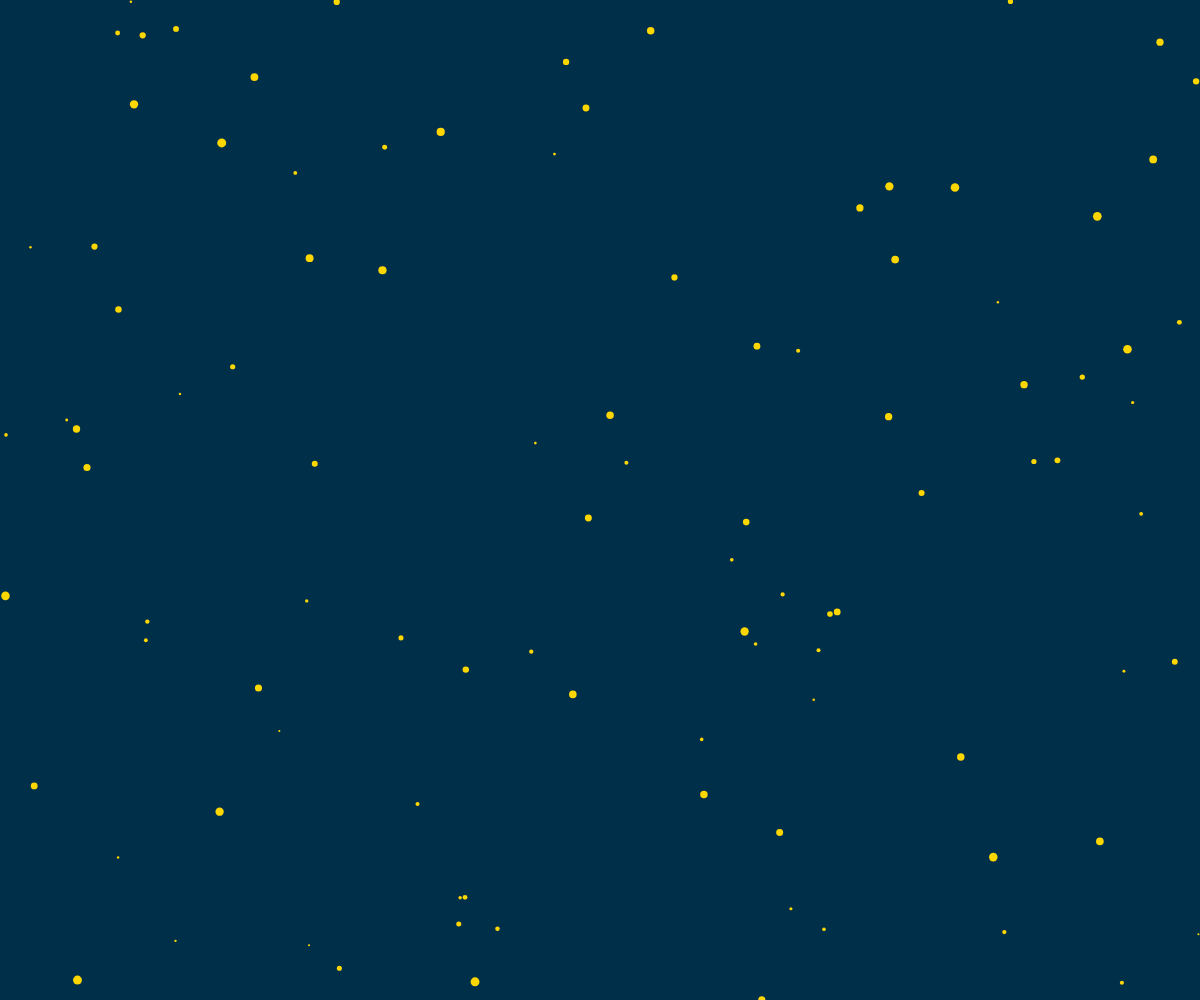
Frame 1 (no input)
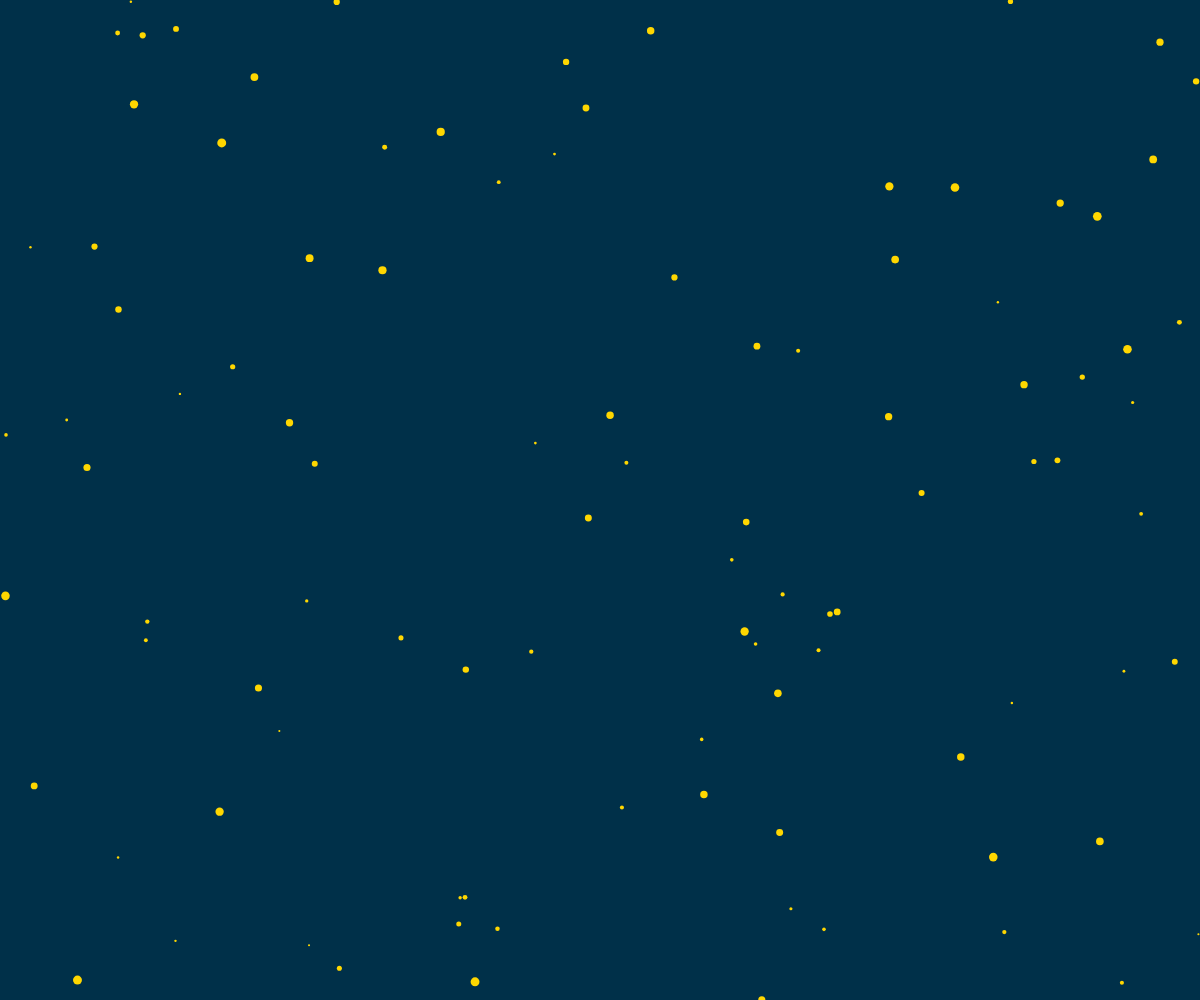
Frame 60 (no input)
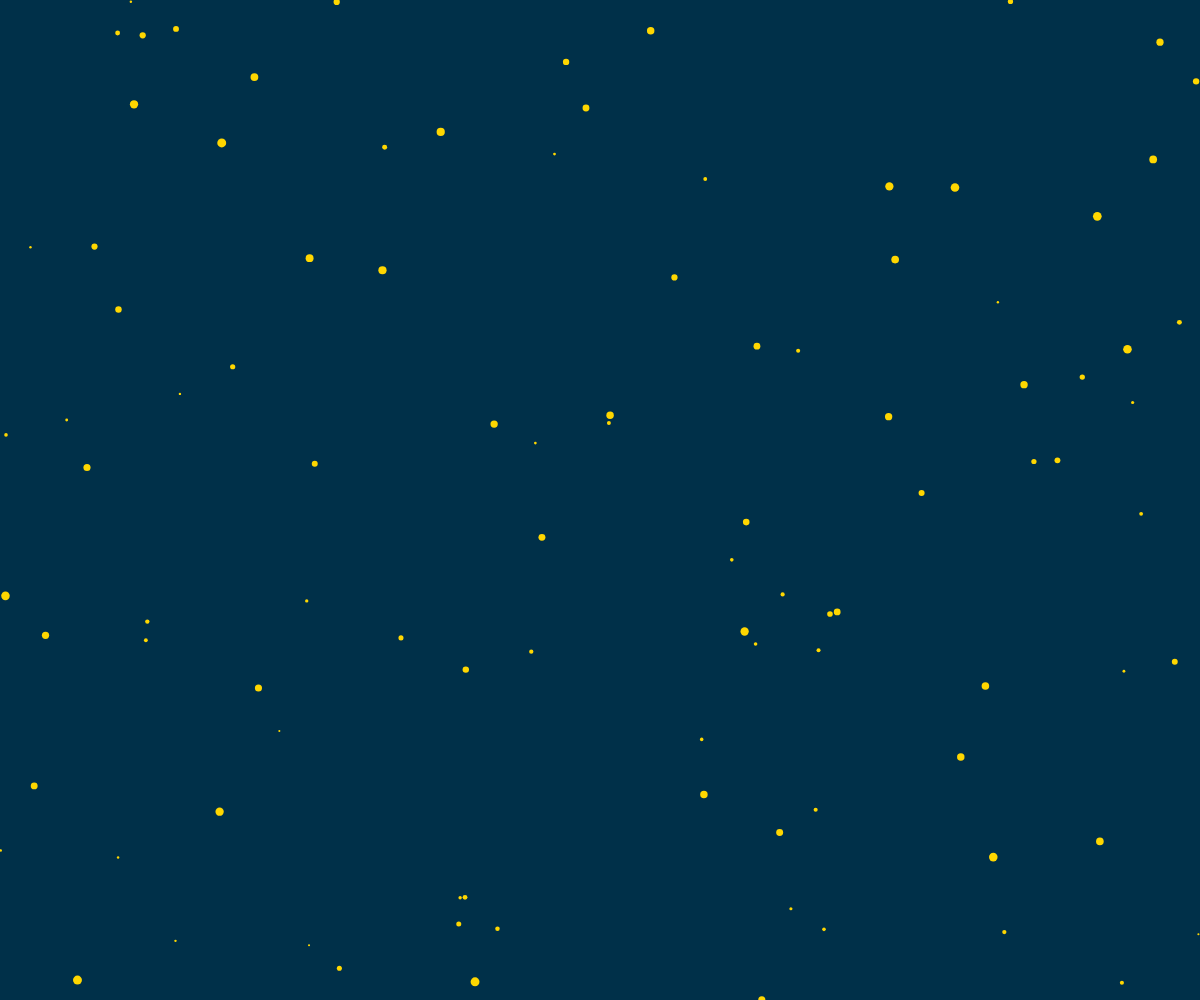
Frame 120 (the mouse pressed at the canvas centre since frame 60)

The p5.js sketch that drew these frames (run headless with seeded random() and noise() and a simulated clock; from frame 60 on, the mouse is pressed at the canvas centre):

// p5.js sketch
// ── sketch.js
let canvas;
let stars = []; // 儲存星星的位置
let meteorCount = 6; // 流星數量

function setup() {
  canvas = createCanvas(windowWidth, windowHeight); // 設定畫布為視窗大小
  generateStars(); // 生成星星
}

function draw() {
  background('#003049'); // 設定背景顏色為 #003049

  // 繪製星星
  fill('#FFD700'); // 設定星星顏色為黃色
  noStroke();
  for (let i = 0; i < stars.length; i++) {
    let star = stars[i];

    // 如果是流星，讓它移動
    if (i < meteorCount) {
      star.x += random(2, 5); // 流星向右移動
      star.y += random(-1, 1); // 流星有輕微上下波動

      // 如果流星超出畫布，重置位置
      if (star.x > width || star.y > height || star.y < 0) {
        star.x = random(-50, 0); // 重置到畫布左側外
        star.y = random(height); // 隨機高度
      }
    }

    // 如果滑鼠靠近星星，讓星星跳開
    let d = dist(mouseX, mouseY, star.x, star.y);
    if (d < 50) { // 距離小於 50 時跳開
      star.x += random(-50, 50);
      star.y += random(-50, 50);
    }

    // 繪製星星
    ellipse(star.x, star.y, star.size);
  }
}

function windowResized() {
  resizeCanvas(windowWidth, windowHeight); // 當視窗大小改變時調整畫布大小
  generateStars(); // 重新生成星星
}

function generateStars() {
  stars = []; // 清空星星陣列
  let starCount = 100; // 星星總數
  for (let i = 0; i < starCount; i++) {
    stars.push({
      x: random(width), // 隨機 x 座標
      y: random(height), // 隨機 y 座標
      size: random(2, 9) // 調整星星大小範圍為 2 到 9
    });
  }
}
